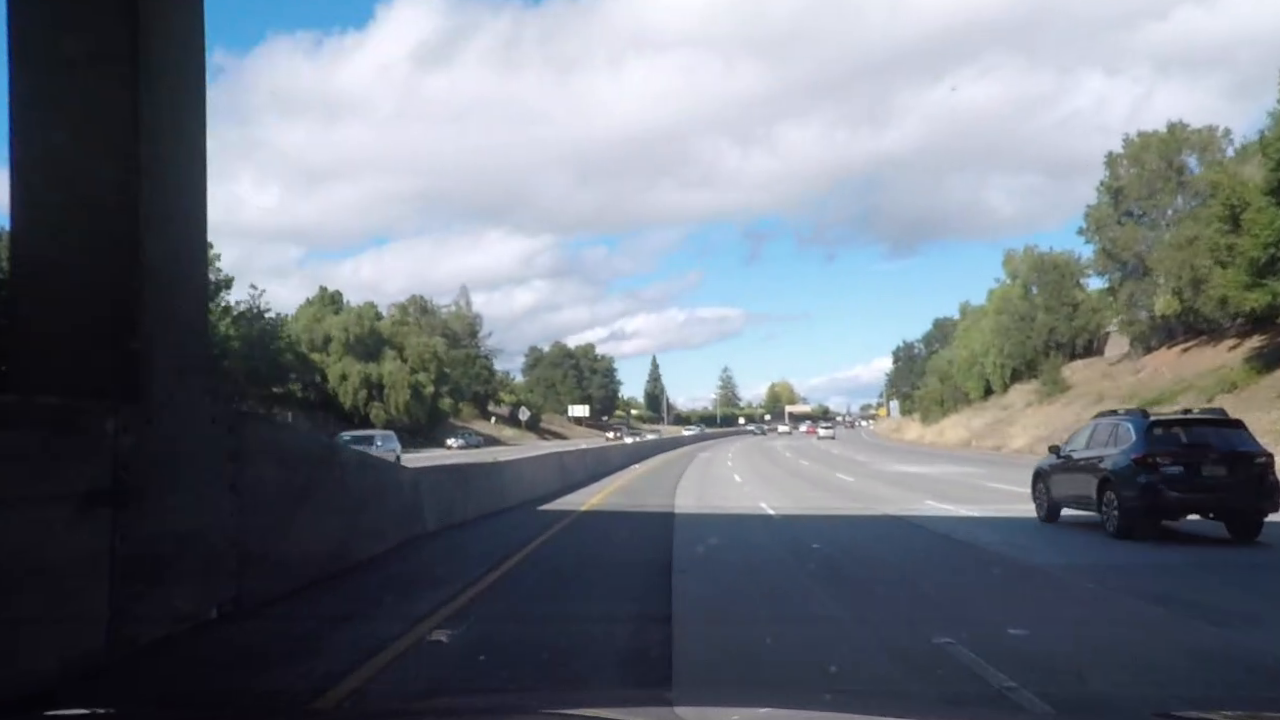
#> input picture test_images/challenging.jpg, 1280 x 720 px; its folder holds only this picture in this run
$ python -i pipeline_functions.py   (imports and definitions only)   (older library calls are emulated)
#> lines starting #> are read from the running program, lines starting #| are printed output that depends on the picture
import os
import pickle as pl
import cv2
import numpy as np
import matplotlib.image as mpimg

#import all necessary params from params directory
# [6 lines not run here, left out]

# [55 lines that did not run here, left out]

def unwarp(img, M):
    warped = cv2.warpPerspective(img, M, (xsize, ysize), flags=cv2.INTER_LINEAR)

    return warped


def find_lane_pixels(binary_warped):
    #determine a histogram of the bottom half of the image
    histogram = np.sum(binary_warped[binary_warped.shape[0]//2:,:], axis=0)

    #find the peak of the left and right halves of the histogram
    #these will be the starting point for the left and right lines
    midpoint = np.int(histogram.shape[0]//2)
    leftx_base = np.argmax(histogram[:midpoint])
    rightx_base = np.argmax(histogram[midpoint:]) + midpoint

    #define the number of sliding windows
    nwindows = 9
    #set the width of the windows +/- margin
    margin = 100
    #set minimum number of pixels found to recenter window
    minpix = 50

    #set height of windows - based on nwindows above and image shape
    window_height = np.int(binary_warped.shape[0]//nwindows)
    #identify the x and y positions of all nonzero pixels in the image
    nonzero = binary_warped.nonzero()
    nonzeroy = np.array(nonzero[0])
    nonzerox = np.array(nonzero[1])
    #current positions to be updated later for each window in nwindows
    leftx_current = leftx_base
    rightx_current = rightx_base

    #create empty lists to receive left and right lane pixel indices
    left_lane_inds = []
    right_lane_inds = []

    #create empty lists to receive lower and upper boundaries of the estimated windows
    returnWindows_low = []
    returnWindows_high = []

    #step through the windows one by one
    for window in range(nwindows):
        #identify window boundaries in x and y (and right and left)
        win_y_low = binary_warped.shape[0] - (window+1)*window_height
        win_y_high = binary_warped.shape[0] - window*window_height
        #determine the boundaries of the window
        win_xleft_low = leftx_current-margin  # Update this
        win_xleft_high = leftx_current+margin   # Update this
        win_xright_low = rightx_current-margin  # Update this
        win_xright_high = rightx_current+margin  # Update this

        #append the windows to the lists collecting them to be returned
        returnWindows_low.append((win_xleft_low,win_y_low))
        returnWindows_high.append((win_xleft_high,win_y_high))

        returnWindows_low.append((win_xright_low,win_y_low))
        returnWindows_high.append((win_xright_high,win_y_high))

        #identify the nonzero pixels in x and y within the window
        good_left_inds = ((nonzeroy >= win_y_low) & (nonzeroy < win_y_high) &
        (nonzerox >= win_xleft_low) &  (nonzerox < win_xleft_high)).nonzero()[0]
        good_right_inds = ((nonzeroy >= win_y_low) & (nonzeroy < win_y_high) &
        (nonzerox >= win_xright_low) &  (nonzerox < win_xright_high)).nonzero()[0]

        #append these indices to the lists
        left_lane_inds.append(good_left_inds)
        right_lane_inds.append(good_right_inds)

        #if you found > minpix pixels, recenter next window
        #(`right` or `leftx_current`) on their mean position
        if len(good_left_inds)>minpix:
            leftx_current = np.int(np.mean(nonzerox[good_left_inds]))
        if len(good_right_inds)>minpix:
            rightx_current = np.int(np.mean(nonzerox[good_right_inds]))

    #concatenate the arrays of indices (previously was a list of lists of pixels)
    left_lane_inds = np.concatenate(left_lane_inds)
    right_lane_inds = np.concatenate(right_lane_inds)

    #extract left and right line pixel positions
    leftx = nonzerox[left_lane_inds]
    lefty = nonzeroy[left_lane_inds]
    rightx = nonzerox[right_lane_inds]
    righty = nonzeroy[right_lane_inds]

    return (leftx, lefty), (rightx, righty), returnWindows_low, returnWindows_high


def fit_polynomial(left, right):
    #fit 2nd order polynomial to both lane markings
    try:
        left_fit = np.polyfit(left[1], left[0], 2)
    except:
        left_fit = None
    try:
        right_fit = np.polyfit(right[1], right[0], 2)
    except:
        right_fit = None

    return left_fit, right_fit


def calc_poly_vals(fit, y):
    x = fit[0]*y**2 + fit[1]*y + fit[2]
    warped = cv2.perspectiveTransform(np.array([[[x, y]]], dtype=np.float32), M_rev)
    return x, y, warped[0][0][0], warped[0][0][1]


def measure_curvature(y_eval, left_fit, right_fit):
    '''
    Calculates the curvature of polynomial functions in pixels or with the correct input in meters
    '''

    left_curverad = ((1+(2*left_fit[0]*y_eval+left_fit[1])**2)**(3/2))/np.abs(2*left_fit[0])
    right_curverad = ((1+(2*right_fit[0]*y_eval+right_fit[1])**2)**(3/2))/np.abs(2*right_fit[0])

    return left_curverad, right_curverad


def visualize_polyfit(binary_warped, colorize_markings=True, show_windows=True,\
                      suppress_noise=False, colorize_lane=False, rewarp=False, show_crv=False, verbose=False, history=None):

    #initialize replace flags and last reliable lane width in pixels
    replaced_l = False
    replaced_r = False

    if history is not None:
        lastReliableWidth_px = history[4]
    else:
        lastReliableWidth_px = 750

    #define conversions in x and y from pixels space to meters
    xm_per_pix = 3.7/820 # meters per pixel in x dimension
    ym_per_pix = 30/720 # meters per pixel in y dimension

    #determine the pixels belonging to the left and right marking
    left, right, returnWindows_low, returnWindows_high = find_lane_pixels(binary_warped)

    #calculate reliability
    reliability_l = np.min([1.0, len(left[0])/80000])
    reliability_r = np.min([1.0, len(right[0])/80000])

    #init output image
    if suppress_noise:
        #without the pixels which were identified as noise
        out_img = np.dstack((np.zeros_like(binary_warped), np.zeros_like(binary_warped), np.zeros_like(binary_warped)))
    else:
        #without all pixels
        out_img = np.dstack((binary_warped, binary_warped, binary_warped))

    #fit 2nd ordder polynomial to both lane markings
    left_fit_ret, right_fit_ret = fit_polynomial(left, right)

    #if only one of the lane marking polynomials couldn't be fitted it is replaced with the other one and shifted
    if left_fit_ret is None and right_fit_ret is not None:
        left_fit_ret = np.copy(right_fit_ret)
        left_fit_ret[-1] -= lastReliableWidth_px
        reliability_l = 0
        replaced_l = True
    if left_fit_ret is not None and right_fit_ret is None:
        right_fit_ret = np.copy(left_fit_ret)
        right_fit_ret[-1] += lastReliableWidth_px
        reliability_r = 0
        replaced_r = True

    #applying smoothing with history
    if history is not None:
        #extract reliabilities and polynomial coeeficients from history
        Reliability_l = list(np.copy(history[0]))
        Reliability_r = list(np.copy(history[1]))
        Leftfit = list(np.copy(history[2]))
        Rightfit = list(np.copy(history[3]))

        #localy append current fits to history
        #a replaced value is here treated with a reliability of 0.15 instead of 0 to account for
        #situations with empty histories (all reliabilities are 0 as initial)
        if replaced_l is False:
            Reliability_l.append(reliability_l)
        else:
            Reliability_l.append(0.15)
        if replaced_r is False:
            Reliability_r.append(reliability_r)
        else:
            Reliability_r.append(0.15)

        Leftfit.append(left_fit_ret)
        Rightfit.append(right_fit_ret)

        Reliability_l_copy = list(np.copy(Reliability_l))
        Reliability_r_copy = list(np.copy(Reliability_r))

        #calculate relative weights
        weights_l_copy = Reliability_l_copy / np.sum(Reliability_l_copy)
        weights_r_copy = Reliability_r_copy / np.sum(Reliability_r_copy)

        #multiply reliabilty values to forget values which are calculated longer ago
        Reliability_l[0]*=0.1
        Reliability_l[1]*=0.2
        Reliability_l[2]*=0.3
        Reliability_l[3]*=0.4
        Reliability_l[4]*=0.5
        Reliability_l[5]*=0.6
        Reliability_l[6]*=0.7
        Reliability_l[7]*=0.8
        Reliability_l[8]*=0.9
        Reliability_l[9]*=1.0

        Reliability_r[0]*=0.1
        Reliability_r[1]*=0.2
        Reliability_r[2]*=0.3
        Reliability_r[3]*=0.4
        Reliability_r[4]*=0.5
        Reliability_r[5]*=0.6
        Reliability_r[6]*=0.7
        Reliability_r[7]*=0.8
        Reliability_r[8]*=0.9
        Reliability_r[9]*=1.0

        #calculate relative weights
        weights_l = Reliability_l / np.sum(Reliability_l)
        weights_r = Reliability_r / np.sum(Reliability_r)

        #calculate the new fits as weighted averages
        #for the offset value weights without forgetting information used,
        #where for the more dynamic coeeficients forgetting weights are used
        Leftfit = np.array(Leftfit)
        left_fit = [np.average(Leftfit[:, 0], weights=weights_l),\
                     np.average(Leftfit[:, 1], weights=weights_l),\
                     np.average(Leftfit[:, 2], weights=weights_l_copy)]


        Rightfit = np.array(Rightfit)
        right_fit = [np.average(Rightfit[:, 0], weights=weights_r),\
                     np.average(Rightfit[:, 1], weights=weights_r),\
                     np.average(Rightfit[:, 2], weights=weights_r_copy)]

    else:
        left_fit = left_fit_ret
        right_fit = right_fit_ret

    if (replaced_l is False) and (replaced_r is False):
        #check if the intersection of the two polynomials is within the plotting range
        a = left_fit[0]-right_fit[0]
        b = left_fit[1]-right_fit[1]
        c = left_fit[2]-right_fit[2]
        #calculate the two numerical possible solutions
        sol1y = (-b+np.sqrt((b**2)-(4*a*c)))/(2*a)
        sol2y = (-b-np.sqrt((b**2)-(4*a*c)))/(2*a)

        if not np.isnan(sol1y):
            #convert first solution to integer (full pixels) and obtain the position of the intersection in x
            sol1y = np.int(sol1y)
            sol1x, sol1y, sol1x_imgspace, sol1y_imgspace = calc_poly_vals(left_fit, sol1y)

            #if the intersection lies in the plotting range something is wrong and the less reliable marking is replaced
            if sol1y_imgspace>440 and sol1y_imgspace<720 and sol1x_imgspace>180 and sol1x_imgspace<1200:
                if reliability_l < reliability_r:
                    reliability_l = 0.0
                    left_fit = np.copy(right_fit)
                    left_fit[-1] -= lastReliableWidth_px
                else:
                    reliability_r = 0.0
                    right_fit = np.copy(left_fit)
                    right_fit[-1] += lastReliableWidth_px

        if not np.isnan(sol2y):
            #convert second solution to integer (full pixels) and obtain the position of the intersection in x
            sol2y = np.int(sol2y)
            sol2x, sol2y, sol2x_imgspace, sol2y_imgspace = calc_poly_vals(left_fit, sol2y)

            #if the intersection lies in the plotting range something is wrong and the less reliable marking is replaced
            if sol2y_imgspace>440 and sol2y_imgspace<720 and sol2x_imgspace>180 and sol2x_imgspace<1200:
                if reliability_l < reliability_r:
                    reliability_l = 0.0
                    left_fit = np.copy(right_fit)
                    left_fit[-1] -= lastReliableWidth_px
                else:
                    reliability_r = 0.0
                    right_fit = np.copy(left_fit)
                    right_fit[-1] += lastReliableWidth_px

        #calculate position of top and bottom points of both lane markings
        left_x_top, left_y_top, left_x_top_imgspace, left_y_top_imgspace = calc_poly_vals(left_fit, 100)
        right_x_top, right_y_top, right_x_top_imgspace, right_y_top_imgspace = calc_poly_vals(right_fit, 100)

        left_x_bottom, left_y_bottom, left_x_bottom_imgspace, left_y_bottom_imgspace = calc_poly_vals(left_fit, 690)
        right_x_bottom, right_y_bottom, right_x_bottom_imgspace, right_y_bottom_imgspace = calc_poly_vals(right_fit, 690)

        #check if the top corners are within a certain range
        if (left_x_top_imgspace<450 or left_x_top_imgspace>650\
           or left_x_bottom_imgspace<200 or left_x_bottom_imgspace>430) and reliability_l<reliability_r:
            reliability_l = 0.0
            left_fit = np.copy(right_fit)
            left_fit[-1] -= lastReliableWidth_px

        if (right_x_top_imgspace<660 or right_x_top_imgspace>860\
            or right_x_bottom_imgspace<900 or right_x_bottom_imgspace>1200) and reliability_r<reliability_l:
            reliability_r = 0.0
            right_fit = np.copy(left_fit)
            right_fit[-1] += lastReliableWidth_px

        if (right_x_bottom_imgspace-left_x_bottom_imgspace)*xm_per_pix<2.2:
            if reliability_l<reliability_r:
                reliability_l = 0.0
                left_fit = np.copy(right_fit)
                left_fit[-1] -= lastReliableWidth_px
            else:
                reliability_r = 0.0
                right_fit = np.copy(left_fit)
                right_fit[-1] += lastReliableWidth_px

    #set the y value for the evaluation to the maximum value and convert it to meters
    y_eval = 690*ym_per_pix

    #obtain polynom in metric space
    left_fit_cr = [(xm_per_pix/(ym_per_pix**2))*left_fit[0], (xm_per_pix/ym_per_pix)*left_fit[1], left_fit[2]]
    right_fit_cr = [(xm_per_pix/(ym_per_pix**2))*right_fit[0], (xm_per_pix/ym_per_pix)*right_fit[1], right_fit[2]]

    #calculate the curvatures in meters
    crv = np.round(measure_curvature(y_eval, left_fit_cr, right_fit_cr),2)

    #if the two calculated curvatures are inconsistent the less reliable estimation is replaced
    if (crv[0]/crv[1])>2 or (crv[0]/crv[1])<0.5:
        if reliability_l<reliability_r:
            reliability_l = 0.0
            left_fit = np.copy(right_fit)
            left_fit[-1] -= lastReliableWidth_px
        else:
            reliability_r = 0.0
            right_fit = np.copy(left_fit)
            right_fit[-1] += lastReliableWidth_px

        #recalculate curvature values
        left_fit_cr = [(xm_per_pix/(ym_per_pix**2))*left_fit[0], (xm_per_pix/ym_per_pix)*left_fit[1], left_fit[2]]
        right_fit_cr = [(xm_per_pix/(ym_per_pix**2))*right_fit[0], (xm_per_pix/ym_per_pix)*right_fit[1], right_fit[2]]

        #calculate the curvatures in meters
        crv = np.round(measure_curvature(y_eval, left_fit_cr, right_fit_cr),2)

    #calculate position of top and bottom points of both lane markings
    #has to be recalculated as the fits could have been adapted above
    left_x_top, left_y_top, left_x_top_imgspace, left_y_top_imgspace = calc_poly_vals(left_fit, 100)
    right_x_top, right_y_top, right_x_top_imgspace, right_y_top_imgspace = calc_poly_vals(right_fit, 100)

    left_x_bottom, left_y_bottom, left_x_bottom_imgspace, left_y_bottom_imgspace = calc_poly_vals(left_fit, 690)
    right_x_bottom, right_y_bottom, right_x_bottom_imgspace, right_y_bottom_imgspace = calc_poly_vals(right_fit, 690)

    width = (right_x_bottom_imgspace-left_x_bottom_imgspace)*xm_per_pix
    lanecenter = (width/2)+left_x_bottom_imgspace*xm_per_pix
    imgcenter = (xsize/2)*xm_per_pix
    dist_cl = lanecenter - imgcenter

    if colorize_markings:
        #colorize pixels belonging to the markings
        out_img[left[1], left[0]] = [255, 0, 0]
        out_img[right[1], right[0]] = [0, 0, 255]

    if show_windows:
        #add windows on top of the output_images
        for wind_low, wind_high in zip(returnWindows_low, returnWindows_high):
            cv2.rectangle(out_img, wind_low, wind_high, (0,255,0), 2)

    # Generate x and y values for plotting
    ploty = np.linspace(0, binary_warped.shape[0]-1, binary_warped.shape[0])

    left_fitx = left_fit[0]*ploty**2 + left_fit[1]*ploty + left_fit[2]
    right_fitx = right_fit[0]*ploty**2 + right_fit[1]*ploty + right_fit[2]

    #change format of x and y points
    pts_l = []
    pts_r = []
    for x_l, x_r, y in zip(left_fitx, right_fitx, ploty):
        pts_l.append([x_l, y])
        pts_r.append([x_r, y])

    pts_l=np.int32(np.array([pts_l]))
    pts_r=np.int32(np.array([pts_r]))

    #plot fitted polynomials
    cv2.polylines(out_img, pts_l, False, (255, 255, 0), thickness=2)
    cv2.polylines(out_img, pts_r, False, (255, 255, 0), thickness=2)

    #colorize pixels between the lane amrkings
    if colorize_lane:
        lane_mask = np.zeros_like(out_img)

        arr = []
        for el in pts_l[0]:
            arr.append(el)
        for el in np.flip(pts_r[0], 0):
            arr.append(el)

        arr = np.array([arr])

        cv2.fillPoly(lane_mask, arr, (0, 255, 255))
        cv2.addWeighted(out_img, 0.5, lane_mask, 0.2, 0.0, out_img)

    if rewarp:
        #rewarp the output image
        out_img = cv2.warpPerspective(out_img, M_rev, (xsize, ysize), flags=cv2.INTER_LINEAR)

    if show_crv:
        #put the generated information as text overlay on the image
        cv2.putText(out_img,\
                    'Width of the Lane = '+str(np.round(width,2))+'m',\
                    (100, 70), cv2.FONT_HERSHEY_SIMPLEX, 1, (255,255,255), 2)

        cv2.putText(out_img,\
                    'Radius of Curvature = '+str(crv[np.argmax([reliability_l, reliability_r])])+'m',\
                    (100, 120), cv2.FONT_HERSHEY_SIMPLEX, 1, (255,255,255), 2)

        cv2.putText(out_img,\
                    'Distance to Lane Center = '+str(np.round(dist_cl, 2))+'m',\
                    (100, 170), cv2.FONT_HERSHEY_SIMPLEX, 1, (255,255,255), 2)


        left_x_bottom = left_fit[0]*690**2 + left_fit[1]*690 + left_fit[2]
        right_x_bottom = right_fit[0]*690**2 + right_fit[1]*690 + right_fit[2]

    if verbose is False:
        return out_img
    else:
        return out_img, reliability_l, reliability_r, left_fit_ret, right_fit_ret, width, crv[np.argmax([reliability_l, reliability_r])]


def extract_original_pixels(img):
    #correct image distortion
    img = cv2.undistort(img, mtx, dist, None, None)

    #extract binary mask
    mask = extract_binary_mask(img)

    #return the pixels of the original image that are highly likely to belong to the lane markings
    ret = np.copy(img)
    ret[mask!=1]=0

    return ret


def show_rewarped_fitted_poly(img):
    #correct image distortion
    img = cv2.undistort(img, mtx, dist, None, None)

    #extract binary mask
    mask = extract_binary_mask(img)

    #unwarp the binary mask
    unwarped = unwarp(mask, M)

    #calculate image with fitted polynomials
    rewarped_out_img = visualize_polyfit(unwarped, colorize_markings=True, show_windows=False,\
                                        suppress_noise=True, colorize_lane=True, rewarp=True, show_crv=False)

    return rewarped_out_img


def process_image(img):
    #correct image distortion
    img = cv2.undistort(img, mtx, dist, None, None)

    #extract binary mask
    mask = extract_binary_mask(img)

    #unwarp the binary mask
    unwarped = unwarp(mask, M)

    #calculate image with fitted polynomials
    rewarped_out_img = visualize_polyfit(unwarped, colorize_markings=True, show_windows=False,\
                                        suppress_noise=True, colorize_lane=True, rewarp=True, show_crv=True)

    final = np.copy(img)
    cv2.addWeighted(final, 0.5, rewarped_out_img, 1.0, 0.0, final)

    return final

>>> import cv2
>>> picture = cv2.imread('test_images/challenging.jpg', cv2.IMREAD_GRAYSCALE)
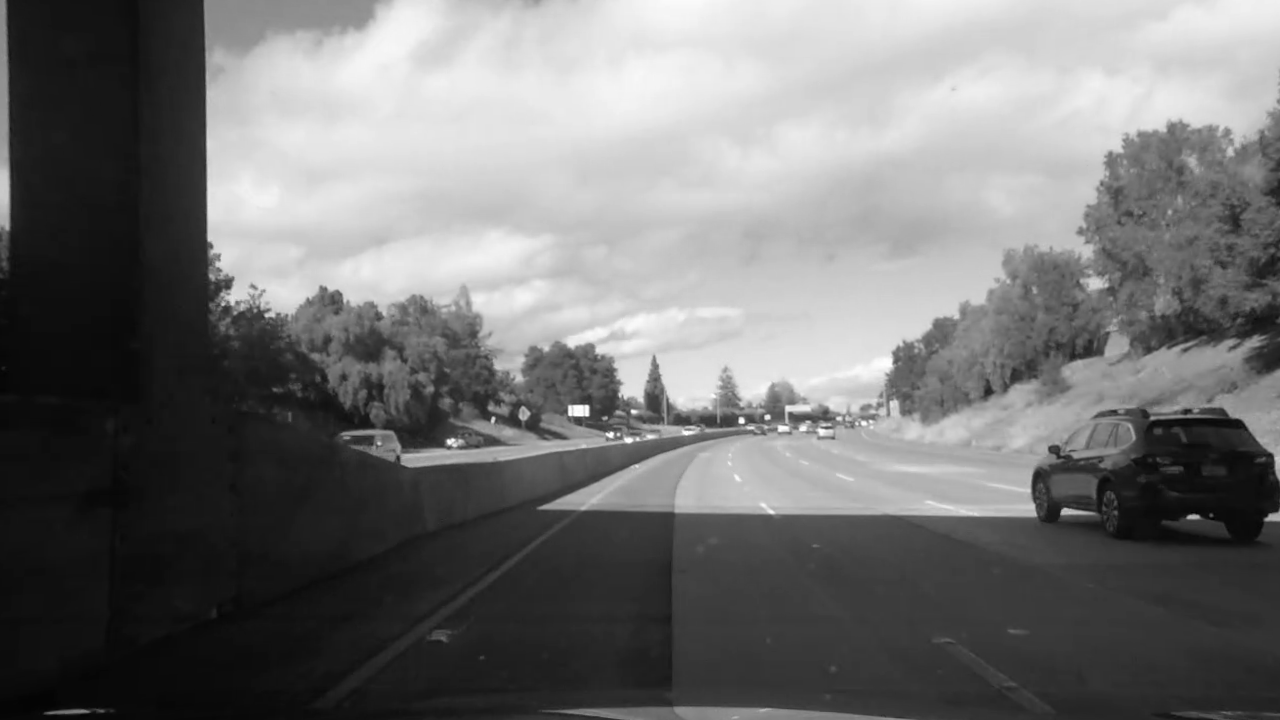
#> picture: shape (720, 1280); min 0, max 255, mean 114.7
#> (the run stopped early here; a loop or call above may not have finished)
